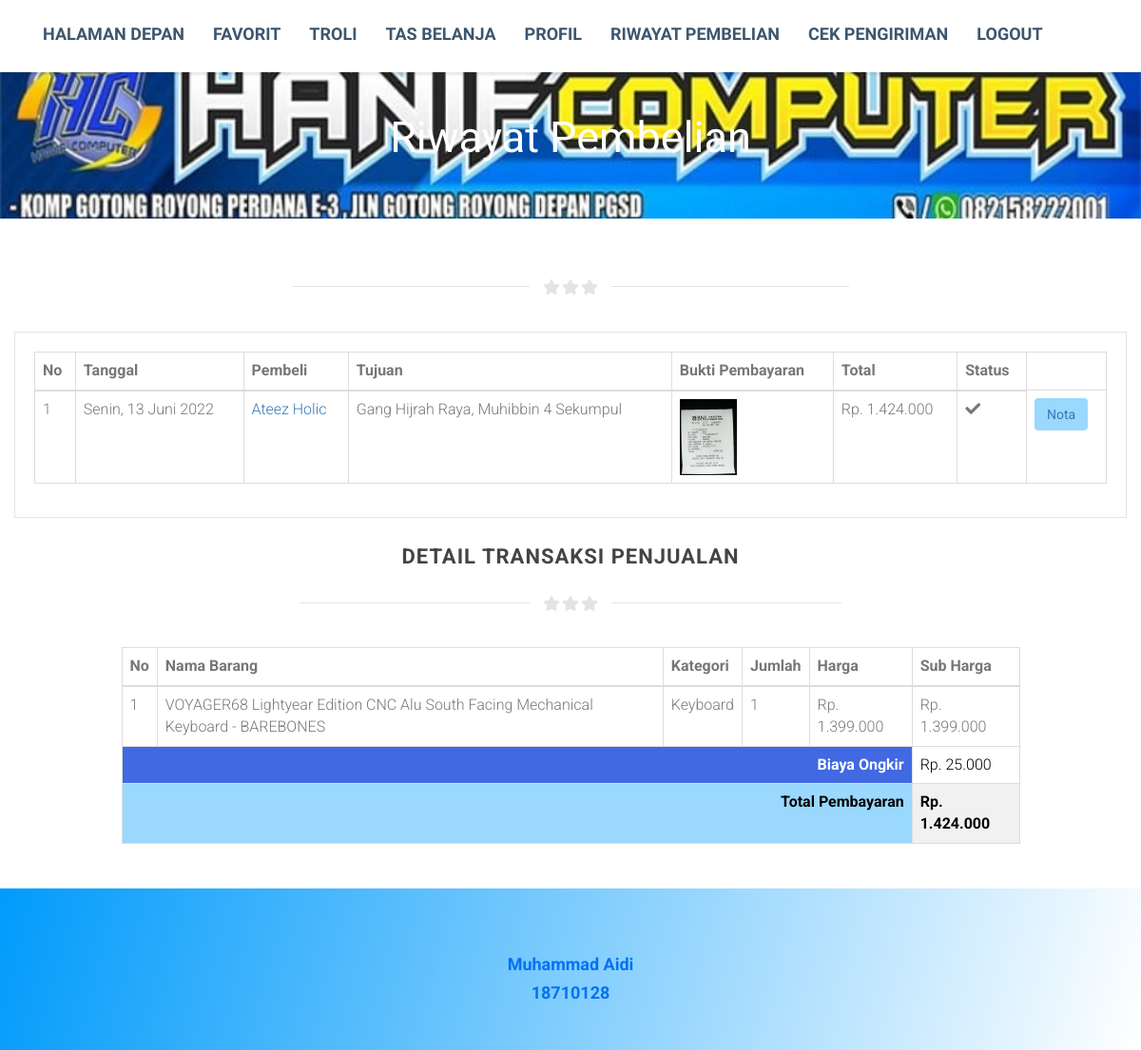
The page /riwayatbeli.php?idbeli=45 (signed in) on the database as committed earlier.
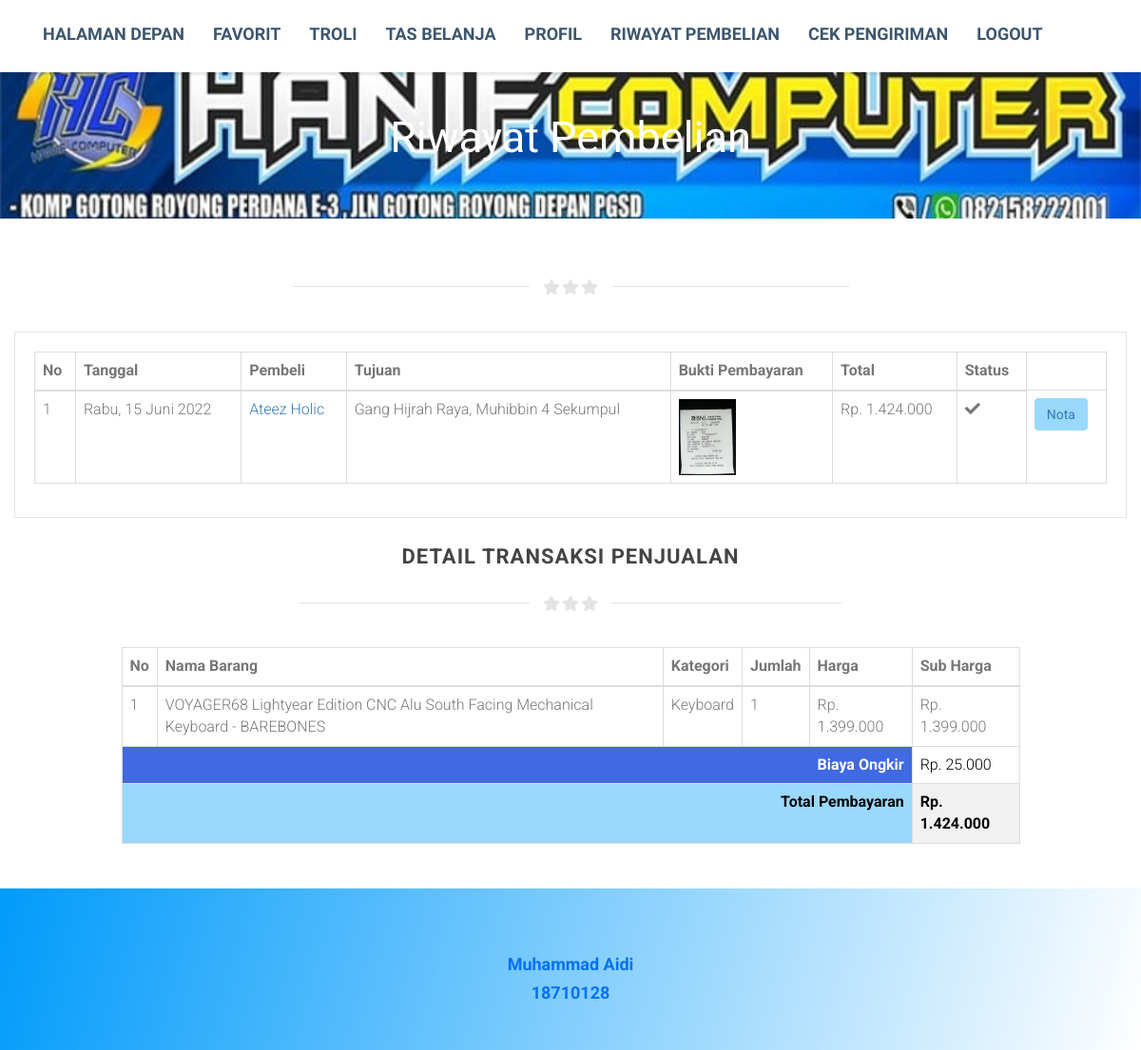
The same page on the database as committed later.
### tables this page shows
CREATE TABLE `beli` (
  `idbeli` int(5) NOT NULL,
  `id` int(5) NOT NULL,
  `idongkir` int(5) NOT NULL,
  `tglbeli` date NOT NULL,
  `total` int(11) NOT NULL,
  `bukti` text NOT NULL,
  `status` varchar(30) NOT NULL,
  `namakota` varchar(80) NOT NULL,
  `tarifnya` float NOT NULL,
  `alamat` text NOT NULL
);

CREATE TABLE `user` (
  `id` int(5) NOT NULL,
  `nama` varchar(100) NOT NULL,
  `username` varchar(80) NOT NULL,
  `password` varchar(80) NOT NULL,
  `alamat` text NOT NULL,
  `telp` varchar(15) NOT NULL,
  `email` varchar(100) NOT NULL,
  `jk` enum('0','1') NOT NULL,
  `level` varchar(20) NOT NULL
);

### tgl_indo.php (called while the page is built, shortened)
<?php
    function haribulantahun($tanggalnya, $cetak_hari = false){
        $hari = array(
            1 => 'Senin','Selasa','Rabu','Kamis','Jumat','Sabtu','Minggu'
        );
        $bulan = array(
            1 => 'Januari','Februari','Maret','April','Mei','Juni','Juli','Agustus','September','Oktober','November','Desember'
        );
        $split = explode('-', $tanggalnya);
        $tglkutang = $split[2]. ' '. $bulan[ (int)$split[1] ] . ' '. $split[0];
        if($cetak_hari){
            $num = date('N', strtotime($tanggalnya));
            return $hari[$num] . ', ' . $tglkutang;
        }
        return $tglkutang;
    }
?>

### riwayatbeli.php (the view, shortened to what the changed rows need)
<?php require('header.php'); require('tgl_indo.php'); $idbeli = $_GET['idbeli'];
  $beliproduk = mysqli_query($kon, "SELECT * FROM beliproduk INNER JOIN tanam ON beliproduk.idtanam = tanam.idtanam WHERE idbeli = '$idbeli' ORDER BY namatanam ASC");
  $beli = mysqli_query($kon, "SELECT * FROM beli WHERE idbeli = '$idbeli'");
  $row = mysqli_fetch_array($beli); ?>
<link rel="stylesheet" href="assets/plugins/datatables-bs4/css/dataTables.bootstrap4.min.css">
  <link rel="stylesheet" href="assets/plugins/datatables-responsive/css/responsive.bootstrap4.min.css">
<section class="item content">
<div class="container-fluid toparea">
<div class="row">
	<div class="col-md-12 col-sm-12">
		<div class="properties-box">
		<div class="card">
          <div class="card-header">
          	<div class="card-body">
                <table id="example" class="table table-bordered table-sm">
                  <thead class="table-dark">
                    <tr>
                        <th>No</th>
                        <th>Tanggal</th>
                        <th>Pembeli</th>
                        <th>Tujuan</th>
                        <th>Bukti Pembayaran</th>
                        <th>Total</th>
                        <th>Status</th>
                    </tr>
                  </thead>
                  <tbody>
                    <?php
                      $no = 1;
                      $query = mysqli_query($kon, "SELECT * FROM `beli` INNER JOIN ongkir ON beli.idongkir = ongkir.idongkir INNER JOIN user ON beli.id = user.id WHERE username = '$memori[username]'");
                      while($data = mysqli_fetch_array($query)){
                        ?>
                          <tr>
                          <td><?= $no++ ?></td>
                          <td><?= haribulantahun($data['tglbeli'],true)?></td>
                          <td>
                            <a href="riwayatbeli.php?idbeli=<?= $data['idbeli'] ?>"><?= $data['nama'] ?></a>
                          </td>
                          <td><?= $data['alamat'] ?></td>
                          <td><a target="_blank" href="img/<?= $data['bukti'] ?>"><img src="img/<?= $data['bukti'] ?>" width='60px'></a></td>
                          <td>Rp. <?= number_format($data['total'],0,',','.') ?> </td>
                          <td><?php
                            if($data['status'] == 'Diterima'){
                              ?><i class='fas fa-check'></i> <?php
                            }else if($data['status'] == 'Ditolak'){
                              echo "<i class='fas fa-times'></i>";
                            }else if($data['status'] == 'Menunggu'){
                              echo "<i class='fas fa-clock'></i>";
                            }  ?></td>
                          <td>
                            <button class="btn" style="background-color: #9ad8fe;" type="button"><a href="assets/report/rnota.php?idbeli=<?= $data['idbeli'] ?>" class="text-black">Nota</a></button>
                          </td>
                        <?php
                      }
                    ?>
                  </tbody>
                </table>
          	</div>
        </div>
	</div>
</div>
<br>
</div>
</section>
<?php
    if(mysqli_num_rows($beliproduk)> 0){ ?>
<section class="item content">
<div class="container toparea">
  <div class="underlined-title">
    <div class="editContent">
      <h1 class="text-center latestitems">Detail Transaksi Penjualan</h1>
    </div>
    <div class="wow-hr type_short">
      <span class="wow-hr-h">
      <i class="fa fa-star"></i>
      <i class="fa fa-star"></i>
      <i class="fa fa-star"></i>
      </span>
    </div>
  </div>
<div class="row">
  <div class="col-md-offset-1 col-md-10">
    <div class="card">
          <div class="card-header">
            <div class="card-body">
                <table id="example" class="table table-bordered table-sm">
                  <thead class="table-dark">
                    <tr>
                        <th>No</th>
                        <th>Nama Barang</th>
                        <th>Kategori</th>
                        <th>Jumlah</th>
                        <th>Harga</th>
                        <th>Sub Harga</th>
                    </tr>
                  </thead>
                  <tbody>
                    <?php
                      $no = 1;$totalbelanja = 0;
                      while($data = mysqli_fetch_array($beliproduk)){
                        ?>
                          <tr>
                          <td><?= $no++ ?></td>
                          <td><?= $data['namatanam'] ?></td>
                          <td><?= $data['kategori'] ?></td>
                          <td><?= $data['jumlah'] ?></td>
                          <td>Rp. <?= number_format($data['harga'],0,',','.') ?> </td>
                          <td>Rp. <?= number_format($data['subharga'],0,',','.') ?> </td>
                          </tr>
                        <?php $totalbelanja+=$data['subharga']; } ?>
                      <tr>
                        <tr>
                          <td class="text-right" colspan="5" style="font-weight: bold; background-color: #4169e1; color: white;">Biaya Ongkir</td>
                          <td style="color: black;">Rp. <?= number_format($row['tarifnya'],0,',','.') ?></td>
                        </tr>
                        <td class="text-right" style="font-weight: bold; background-color: #9ad8fe; color: black;" colspan="5">Total Pembayaran</td>
                        <td style="font-weight: bold; background-color: #f1f1f1;color: black;">Rp. <?= number_format($totalbelanja+$row['tarifnya'],0,',','.') ?></td>
                      </tr>
                  </tbody>
                </table>
            </div>
  </div>
</div>
<br>
</div>
</section>
 <?php }?>
<?php require('footer.php') ?>

Rows that differ between the two databases and show on the page:
changed beli "Ateez Holic": tglbeli "Senin, 13 Juni 2022" → "Rabu, 15 Juni 2022"
